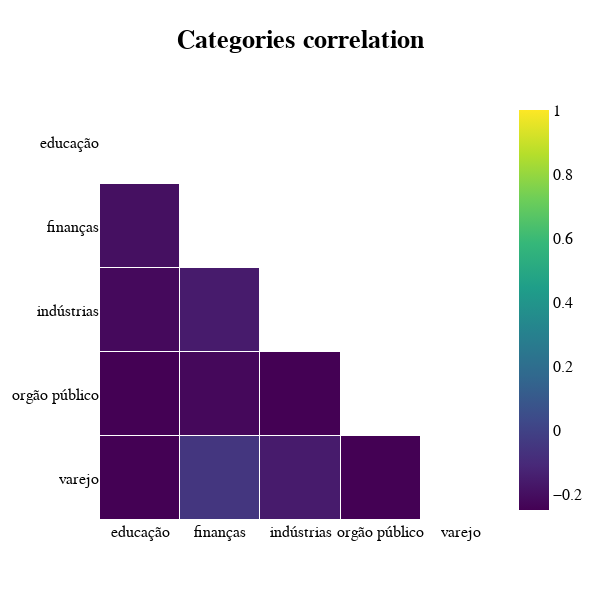

Notebook source saved alongside this figure:
### Markdown cell above
The correlation between category is very lower, near to 0.

There is no correlation between them

### Code cell
mask = np.triu(np.ones_like(correlation, dtype=bool))
rLT = correlation.mask(mask)

heat = go.Heatmap(
    z = rLT,
    x = rLT.columns.values,
    y = rLT.columns.values,
    zmin = - 0.25, # Sets the lower bound of the color domain
    zmax = 1,
    xgap = 1, # Sets the horizontal gap (in pixels) between bricks
    ygap = 1,
    colorscale = 'viridis',
)

fig=go.Figure(data=[heat])
layout = fig.update_layout(
    title={
    'text': "<b>Categories correlation</b>",
    'font' : dict(size=26, color='black', family='Helvetica'),
    'y':0.95,
    'x':0.5},
    height=600, width=600,
    font_family='Helvetica',
    font_color='black',
    font_size=16,
    plot_bgcolor='white',
    xaxis_showgrid=False,
    yaxis_showgrid=False,
    yaxis_autorange='reversed'
)

fig.show()

### Figure 1 — Plotly figure (JSON) as saved in the notebook; plotly's stock layout.template omitted (floating-point values rounded to 4 significant figures)
{"data": [{"colorscale": [[0, "#440154"], [0.1111, "#482878"], [0.2222, "#3e4989"], [0.3333, "#31688e"], [0.4444, "#26828e"], [0.5556, "#1f9e89"], [0.6667, "#35b779"], [0.7778, "#6ece58"], [0.8889, "#b5de2b"], [1, "#fde725"]], "type": "heatmap", "x": ["educação", "finanças", "indústrias", "orgão público", "varejo"], "xgap": 1, "y": ["educação", "finanças", "indústrias", "orgão público", "varejo"], "ygap": 1, "z": [[null, null, null, null, null], [-0.1981, null, null, null, null], [-0.2205, -0.1559, null, null, null], [-0.2604, -0.2239, -0.3103, null, null], [-0.2896, -0.05055, -0.1578, -0.338, null]], "zmax": 1, "zmin": -0.25}], "layout": {"font": {"color": "black", "family": "Helvetica", "size": 16}, "height": 600, "plot_bgcolor": "white", "title": {"font": {"color": "black", "family": "Helvetica", "size": 26}, "text": "<b>Categories correlation</b>", "x": 0.5, "y": 0.95}, "width": 600, "xaxis": {"showgrid": false}, "yaxis": {"autorange": "reversed", "showgrid": false}}}
